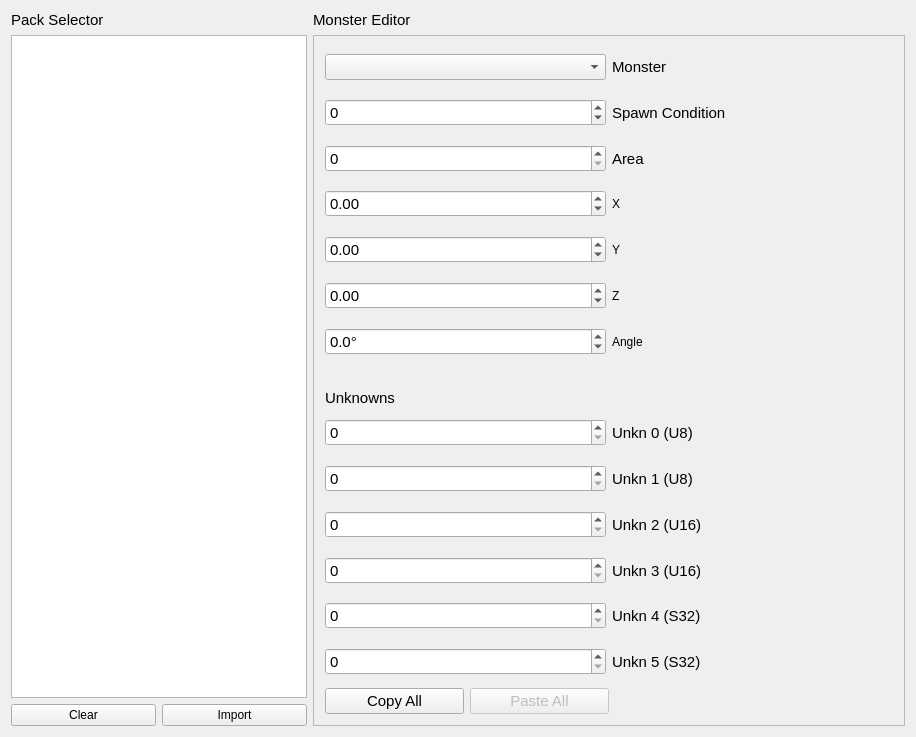
<?xml version="1.0" encoding="UTF-8"?>
<ui version="4.0">
 <class>EmSetListEditorClass</class>
 <widget class="QWidget" name="EmSetListEditorClass">
  <property name="geometry">
   <rect>
    <x>0</x>
    <y>0</y>
    <width>916</width>
    <height>737</height>
   </rect>
  </property>
  <property name="windowTitle">
   <string>EmSetListEditor</string>
  </property>
  <layout class="QHBoxLayout" name="horizontalLayout" stretch="1,2">
   <item>
    <layout class="QVBoxLayout" name="verticalLayout" stretch="0,1,0">
     <item>
      <widget class="QLabel" name="label">
       <property name="font">
        <font>
         <pointsize>11</pointsize>
        </font>
       </property>
       <property name="text">
        <string>Pack Selector</string>
       </property>
      </widget>
     </item>
     <item>
      <widget class="QTreeWidget" name="treeWidgetPackSelector">
       <property name="font">
        <font>
         <pointsize>11</pointsize>
        </font>
       </property>
       <property name="contextMenuPolicy">
        <enum>Qt::ContextMenuPolicy::CustomContextMenu</enum>
       </property>
       <property name="frameShadow">
        <enum>QFrame::Shadow::Plain</enum>
       </property>
       <property name="rootIsDecorated">
        <bool>true</bool>
       </property>
       <property name="headerHidden">
        <bool>true</bool>
       </property>
       <attribute name="headerVisible">
        <bool>false</bool>
       </attribute>
       <column>
        <property name="text">
         <string notr="true">1</string>
        </property>
       </column>
      </widget>
     </item>
     <item>
      <layout class="QHBoxLayout" name="horizontalLayout_3">
       <item>
        <widget class="QPushButton" name="buttonClearAll">
         <property name="text">
          <string>Clear</string>
         </property>
        </widget>
       </item>
       <item>
        <widget class="QPushButton" name="buttonImportFromFile">
         <property name="text">
          <string>Import</string>
         </property>
        </widget>
       </item>
      </layout>
     </item>
    </layout>
   </item>
   <item>
    <layout class="QVBoxLayout" name="verticalLayout_2" stretch="0,1">
     <item>
      <widget class="QLabel" name="label_2">
       <property name="sizePolicy">
        <sizepolicy hsizetype="Preferred" vsizetype="Preferred">
         <horstretch>0</horstretch>
         <verstretch>0</verstretch>
        </sizepolicy>
       </property>
       <property name="font">
        <font>
         <pointsize>11</pointsize>
        </font>
       </property>
       <property name="text">
        <string>Monster Editor</string>
       </property>
      </widget>
     </item>
     <item>
      <widget class="QFrame" name="frame">
       <property name="frameShape">
        <enum>QFrame::Shape::StyledPanel</enum>
       </property>
       <property name="frameShadow">
        <enum>QFrame::Shadow::Plain</enum>
       </property>
       <layout class="QVBoxLayout" name="verticalLayout_3">
        <item>
         <layout class="QHBoxLayout" name="horizontalLayout_2">
          <item>
           <widget class="QComboBox" name="comboMonster">
            <property name="font">
             <font>
              <pointsize>11</pointsize>
             </font>
            </property>
           </widget>
          </item>
          <item>
           <widget class="QLabel" name="label_3">
            <property name="font">
             <font>
              <pointsize>11</pointsize>
             </font>
            </property>
            <property name="text">
             <string>Monster</string>
            </property>
           </widget>
          </item>
         </layout>
        </item>
        <item>
         <layout class="QHBoxLayout" name="horizontalLayout_4">
          <item>
           <widget class="QSpinBox" name="spinBoxSpawnCond">
            <property name="font">
             <font>
              <pointsize>11</pointsize>
             </font>
            </property>
            <property name="minimum">
             <number>-128</number>
            </property>
            <property name="maximum">
             <number>127</number>
            </property>
           </widget>
          </item>
          <item>
           <widget class="QLabel" name="label_5">
            <property name="font">
             <font>
              <pointsize>11</pointsize>
             </font>
            </property>
            <property name="text">
             <string>Spawn Condition</string>
            </property>
           </widget>
          </item>
         </layout>
        </item>
        <item>
         <layout class="QHBoxLayout" name="horizontalLayout_5">
          <item>
           <widget class="QSpinBox" name="spinBoxArea">
            <property name="font">
             <font>
              <pointsize>11</pointsize>
             </font>
            </property>
            <property name="maximum">
             <number>255</number>
            </property>
           </widget>
          </item>
          <item>
           <widget class="QLabel" name="label_6">
            <property name="font">
             <font>
              <pointsize>11</pointsize>
             </font>
            </property>
            <property name="text">
             <string>Area</string>
            </property>
           </widget>
          </item>
         </layout>
        </item>
        <item>
         <layout class="QHBoxLayout" name="horizontalLayout_6">
          <item>
           <widget class="QDoubleSpinBox" name="doubleSpinBoxX">
            <property name="font">
             <font>
              <pointsize>11</pointsize>
             </font>
            </property>
            <property name="minimum">
             <double>-100000.000000000000000</double>
            </property>
            <property name="maximum">
             <double>100000.000000000000000</double>
            </property>
           </widget>
          </item>
          <item>
           <widget class="QLabel" name="label_7">
            <property name="text">
             <string>X</string>
            </property>
           </widget>
          </item>
         </layout>
        </item>
        <item>
         <layout class="QHBoxLayout" name="horizontalLayout_7">
          <item>
           <widget class="QDoubleSpinBox" name="doubleSpinBoxY">
            <property name="font">
             <font>
              <pointsize>11</pointsize>
             </font>
            </property>
            <property name="minimum">
             <double>-100000.000000000000000</double>
            </property>
            <property name="maximum">
             <double>100000.000000000000000</double>
            </property>
           </widget>
          </item>
          <item>
           <widget class="QLabel" name="label_8">
            <property name="text">
             <string>Y</string>
            </property>
           </widget>
          </item>
         </layout>
        </item>
        <item>
         <layout class="QHBoxLayout" name="horizontalLayout_8">
          <item>
           <widget class="QDoubleSpinBox" name="doubleSpinBoxZ">
            <property name="font">
             <font>
              <pointsize>11</pointsize>
             </font>
            </property>
            <property name="minimum">
             <double>-100000.000000000000000</double>
            </property>
            <property name="maximum">
             <double>100000.000000000000000</double>
            </property>
           </widget>
          </item>
          <item>
           <widget class="QLabel" name="label_9">
            <property name="text">
             <string>Z</string>
            </property>
           </widget>
          </item>
         </layout>
        </item>
        <item>
         <layout class="QHBoxLayout" name="horizontalLayout_9">
          <item>
           <widget class="QDoubleSpinBox" name="doubleSpinBoxAngle">
            <property name="font">
             <font>
              <pointsize>11</pointsize>
             </font>
            </property>
            <property name="suffix">
             <string>°</string>
            </property>
            <property name="decimals">
             <number>1</number>
            </property>
            <property name="minimum">
             <double>-360.000000000000000</double>
            </property>
            <property name="maximum">
             <double>360.000000000000000</double>
            </property>
           </widget>
          </item>
          <item>
           <widget class="QLabel" name="label_10">
            <property name="text">
             <string>Angle</string>
            </property>
           </widget>
          </item>
         </layout>
        </item>
        <item>
         <layout class="QVBoxLayout" name="verticalLayout_4">
          <item>
           <widget class="QLabel" name="label_11">
            <property name="font">
             <font>
              <pointsize>11</pointsize>
             </font>
            </property>
            <property name="text">
             <string>Unknowns</string>
            </property>
            <property name="alignment">
             <set>Qt::AlignmentFlag::AlignBottom|Qt::AlignmentFlag::AlignLeading|Qt::AlignmentFlag::AlignLeft</set>
            </property>
           </widget>
          </item>
         </layout>
        </item>
        <item>
         <layout class="QHBoxLayout" name="horizontalLayout_10">
          <item>
           <widget class="QSpinBox" name="spinBoxUnk0">
            <property name="font">
             <font>
              <pointsize>11</pointsize>
             </font>
            </property>
            <property name="minimum">
             <number>0</number>
            </property>
            <property name="maximum">
             <number>255</number>
            </property>
           </widget>
          </item>
          <item>
           <widget class="QLabel" name="label_12">
            <property name="font">
             <font>
              <pointsize>11</pointsize>
             </font>
            </property>
            <property name="text">
             <string>Unkn 0 (U8)</string>
            </property>
           </widget>
          </item>
         </layout>
        </item>
        <item>
         <layout class="QHBoxLayout" name="horizontalLayout_11">
          <item>
           <widget class="QSpinBox" name="spinBoxUnk1">
            <property name="font">
             <font>
              <pointsize>11</pointsize>
             </font>
            </property>
            <property name="minimum">
             <number>0</number>
            </property>
            <property name="maximum">
             <number>255</number>
            </property>
           </widget>
          </item>
          <item>
           <widget class="QLabel" name="label_13">
            <property name="font">
             <font>
              <pointsize>11</pointsize>
             </font>
            </property>
            <property name="text">
             <string>Unkn 1 (U8)</string>
            </property>
           </widget>
          </item>
         </layout>
        </item>
        <item>
         <layout class="QHBoxLayout" name="horizontalLayout_12">
          <item>
           <widget class="QSpinBox" name="spinBoxUnk2">
            <property name="font">
             <font>
              <pointsize>11</pointsize>
             </font>
            </property>
            <property name="minimum">
             <number>0</number>
            </property>
            <property name="maximum">
             <number>65535</number>
            </property>
           </widget>
          </item>
          <item>
           <widget class="QLabel" name="label_14">
            <property name="font">
             <font>
              <pointsize>11</pointsize>
             </font>
            </property>
            <property name="text">
             <string>Unkn 2 (U16)</string>
            </property>
           </widget>
          </item>
         </layout>
        </item>
        <item>
         <layout class="QHBoxLayout" name="horizontalLayout_13">
          <item>
           <widget class="QSpinBox" name="spinBoxUnk3">
            <property name="font">
             <font>
              <pointsize>11</pointsize>
             </font>
            </property>
            <property name="minimum">
             <number>0</number>
            </property>
            <property name="maximum">
             <number>65535</number>
            </property>
           </widget>
          </item>
          <item>
           <widget class="QLabel" name="label_15">
            <property name="font">
             <font>
              <pointsize>11</pointsize>
             </font>
            </property>
            <property name="text">
             <string>Unkn 3 (U16)</string>
            </property>
           </widget>
          </item>
         </layout>
        </item>
        <item>
         <layout class="QHBoxLayout" name="horizontalLayout_14">
          <item>
           <widget class="QSpinBox" name="spinBoxUnk4">
            <property name="font">
             <font>
              <pointsize>11</pointsize>
             </font>
            </property>
            <property name="minimum">
             <number>0</number>
            </property>
            <property name="maximum">
             <number>99</number>
            </property>
           </widget>
          </item>
          <item>
           <widget class="QLabel" name="label_16">
            <property name="font">
             <font>
              <pointsize>11</pointsize>
             </font>
            </property>
            <property name="text">
             <string>Unkn 4 (S32)</string>
            </property>
           </widget>
          </item>
         </layout>
        </item>
        <item>
         <layout class="QHBoxLayout" name="horizontalLayout_15">
          <item>
           <widget class="QSpinBox" name="spinBoxUnk5">
            <property name="font">
             <font>
              <pointsize>11</pointsize>
             </font>
            </property>
            <property name="minimum">
             <number>0</number>
            </property>
            <property name="maximum">
             <number>99</number>
            </property>
           </widget>
          </item>
          <item>
           <widget class="QLabel" name="label_17">
            <property name="font">
             <font>
              <pointsize>11</pointsize>
             </font>
            </property>
            <property name="text">
             <string>Unkn 5 (S32)</string>
            </property>
           </widget>
          </item>
         </layout>
        </item>
        <item>
         <layout class="QHBoxLayout" name="horizontalLayout_16" stretch="20,20,41">
          <item>
           <widget class="QPushButton" name="buttonCopyAll">
            <property name="font">
             <font>
              <pointsize>11</pointsize>
             </font>
            </property>
            <property name="text">
             <string>Copy All</string>
            </property>
           </widget>
          </item>
          <item>
           <widget class="QPushButton" name="buttonPasteAll">
            <property name="enabled">
             <bool>false</bool>
            </property>
            <property name="font">
             <font>
              <pointsize>11</pointsize>
             </font>
            </property>
            <property name="text">
             <string>Paste All</string>
            </property>
           </widget>
          </item>
          <item>
           <spacer name="horizontalSpacer">
            <property name="orientation">
             <enum>Qt::Orientation::Horizontal</enum>
            </property>
            <property name="sizeHint" stdset="0">
             <size>
              <width>40</width>
              <height>20</height>
             </size>
            </property>
           </spacer>
          </item>
         </layout>
        </item>
       </layout>
      </widget>
     </item>
    </layout>
   </item>
  </layout>
 </widget>
 <layoutdefault spacing="6" margin="11"/>
 <resources/>
 <connections/>
</ui>
